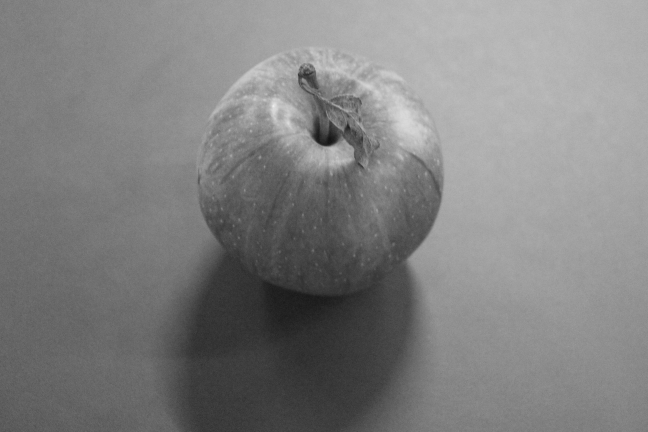
#> input picture data/apple/IMG_3435.JPG, 1296 x 864 px, given as the content of the folder ../data/tea_cup, which was not available (shown at 1/2 size)
$ python vietoris_rips.py   (Python 2 division)   (older library calls are emulated)
#> lines starting #> are read from the running program, lines starting #| are printed output that depends on the picture; pictures that were not available may be replaced by others from this repository, and a replacement may not be noted
### src/image_utils.py
import Image
from os import listdir,makedirs,path
from utils import do_one_or_list
import numpy as np


def load_all_images(directory):
    """ Return a list with all images from DIRECTORY. """
#> called with directory = '../data/tea_cup'
    return [Image.open(directory + '/' + filename) for filename in listdir(directory)]

# [6 lines left out: function save_all_images, not called in this run]

def resize(images, size):
    """ Resize all IMAGES to SIZE. """
    return do_one_or_list(images, lambda i: i.resize(size, Image.ANTIALIAS))

def to_grayscale(images):
    """ Convert IMAGES to grayscale. """
    return do_one_or_list(images, lambda i: i.convert('L'))

def to_vector(images):
    """ Convert IMAGES to one-dimensional vectors, with elements of the vector
    being either tuples in case of color image, or just integers for grayscale
    images.
    """
    return do_one_or_list(images, lambda i: np.copy(np.asarray(i.getdata())))

# [7 lines left out: function to_image, not called in this run]

# [16 lines that do not run on import are left out]

### src/dataset.py
import numpy as np
from image_utils import load_all_images,to_grayscale,to_vector
from utils import flatten


def load_dataset(directories=['data/tea_cup', 'data/spoon', 'data/apple']):
    """ Load classes from DIRECTORIES and generate X and Y matrices. """
    classes = map(load_all_images, directories)
#> call 3 of load_all_images, with directory = '../data/apple'
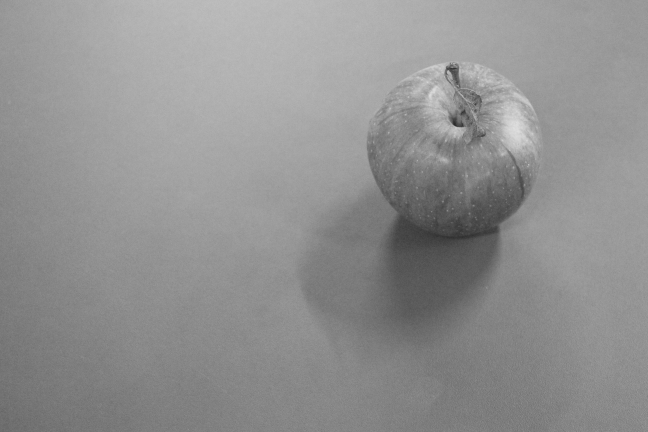
#> input picture data/apple/IMG_3436.JPG, 1296 x 864 px (shown at 1/2 size)
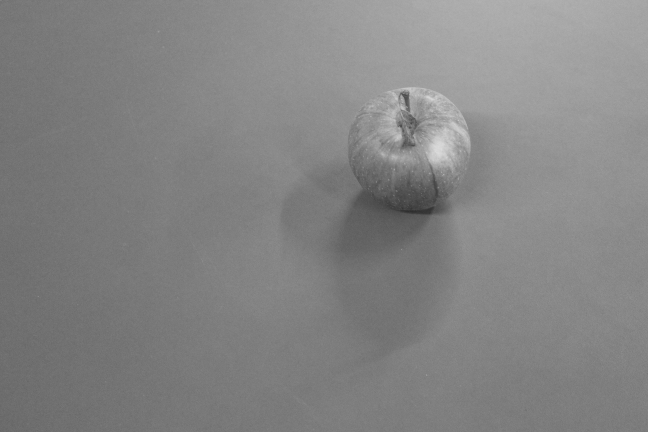
#> input picture data/apple/IMG_3437.JPG, 1296 x 864 px (shown at 1/2 size)
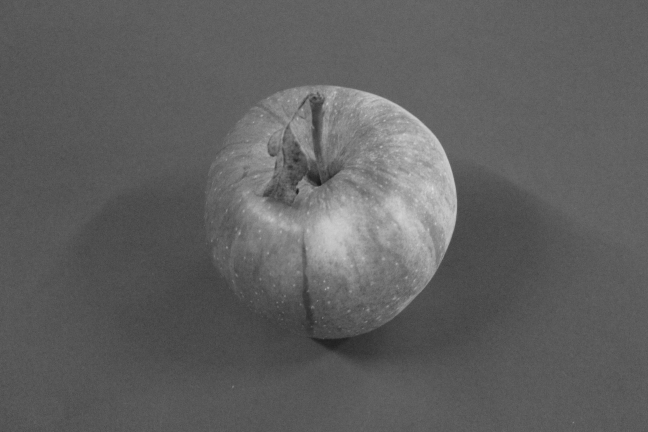
#> input picture data/apple/IMG_3438.JPG, 1296 x 864 px (shown at 1/2 size)
#> classes = 3 items
    X = flatten([to_vector(to_grayscale(clss)) for clss in classes])
#> X = 6 items
    Y = flatten([[l] * len(clss) for l, clss in enumerate(classes)])
#> Y = [0, 1, 2, 2, 2, 2]
    return np.array(X), np.array(Y)

### src/preprocess.py
from sklearn.base import BaseEstimator, TransformerMixin
from sklearn.decomposition import PCA
import numpy as np

class NoScaler(BaseEstimator, TransformerMixin):
    def __init__(self):
        pass

    def fit(self, x):
        return x

    def transform(self, x):
        return x

    def fit_transform(self, x):
        return x

    def inverse_transform(self, x):
        return x

class Scaler(BaseEstimator, TransformerMixin):
    """ Class used for scaling the dataset x.
        Removes the mean and than scales to values from [-1, 1].
        Implements inverse_transform method.

        Args:
        axis: if 1, standardize samples (rows)
              if 0, standardize features (columns)
    """

    def __init__(self, axis=1):
        assert axis in [0,1]
        self.axis = axis

    def fit(self, x):
        shape = (len(x), 1) if self.axis == 1 else (1, len(x[0]))
        self.means = np.mean(x, self.axis).reshape(shape)
        self.maxs = np.max(np.abs(x - self.means), self.axis).reshape(shape)

    def transform(self, x):
        return np.nan_to_num((x - self.means)/self.maxs)

    def fit_transform(self, x):
        self.fit(x)
        return self.transform(x)

    def inverse_transform(self, x):
        return (x*self.maxs) + self.means

class Preprocess(BaseEstimator, TransformerMixin):
    """ Class used for preprocessing dataset x.
        Standard scaling and PCA transformation
        are performed.

        Args:
        pca_n: if integer, pca_n main components are selected
               if 0 < pca_n < 1, selects n components so that
               the fraction of explained variance is greater than pca_n

        Notes:
        Call fit than transform instead of fit_transform to get
        the variance explained printed.
    """

    def __init__(self, pca_n=None, scaler=Scaler(axis=1)):
        self.pca = PCA(pca_n)
        self.scaler = scaler

    def fit(self, x):
        self.pca.fit(self.scaler.fit_transform(x))
        print "Variance explained:", np.sum(self.pca.explained_variance_ratio_)

    def transform(self, x):
        return self.pca.transform(self.scaler.transform(x))

    def fit_transform(self, x):
        """ Override fit_transform to avoid calling transform
            twice on the standard scaler (in fit and transform)
        """
        return self.pca.fit_transform(self.scaler.fit_transform(x))

    # [5 lines left out: function inverse_transform, not called in this run]


# [17 lines that do not run on import are left out]

### src/utils.py
import numpy as np

def do_one_or_list(item, f):
    """ Apply F on either every element of ITEM, if ITEM is a list, or just
    on ITEM as a single element otherwise.
    """
    if type(item) == list or type(item) == np.ndarray:
        return map(f, item)
    return f(item)

def flatten(lst):
    """ Flatten shallow list LST. """
    return [e for l2 in lst for e in l2]

# [8 lines left out: function linear_search, not called in this run]

def interpolate(a, b, t):
    """ Interpolate between values A and B by T (0 <= T <= 1). """
    return (1-t) * a + t * b

### src/vietoris_rips.py
from dionysus import Rips, PairwiseDistances, Filtration

from preprocess import Preprocess

def vietoris_rips(points, skeleton, max, distances = None):
    """
    Generate the Vietoris-Rips complex on the given set of points in 2D.
    Only simplexes up to dimension skeleton are computed.
    The max parameter denotes the distance cut-off value.
    The distances parameter can be used to precompute distances.
    """

    if distances is None:
        distances = PairwiseDistances(points)

    rips = Rips(distances)

    simplices = Filtration()
    rips.generate(skeleton, max, simplices.append)
    return [list(simplex.vertices) for simplex in simplices]

if __name__ == '__main__':
    from dataset import load_dataset
    x,y = load_dataset(['../data/tea_cup', '../data/spoon', '../data/apple'])
#> y = [0, 1, 2, 2, 2, 2]

    p = Preprocess(0.7)
    x = p.fit_transform(x)
#> x = [-157.9, -157.9, -157.9, 163, 91.04, 219.7]

    # vietoris_rips expect a python list.
    x = x.tolist()
#> x = [[-157.9], [-157.9], [-157.9], [163], [91.04], [219.7]]
    s = vietoris_rips(x, 4, 500)
#> (the run stopped early here; a loop or call above may not have finished)
